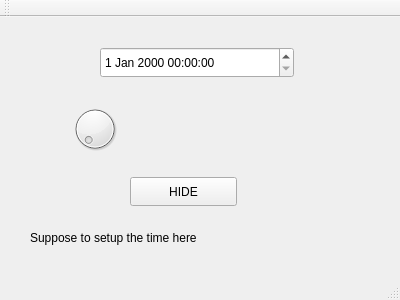
<?xml version="1.0" encoding="UTF-8"?>
<ui version="4.0">
 <class>ClockWindow</class>
 <widget class="QMainWindow" name="ClockWindow">
  <property name="geometry">
   <rect>
    <x>0</x>
    <y>0</y>
    <width>400</width>
    <height>300</height>
   </rect>
  </property>
  <property name="windowTitle">
   <string>ClockWindow</string>
  </property>
  <widget class="QWidget" name="centralWidget">
   <widget class="QPushButton" name="pushButton">
    <property name="geometry">
     <rect>
      <x>130</x>
      <y>160</y>
      <width>107</width>
      <height>29</height>
     </rect>
    </property>
    <property name="text">
     <string>HIDE</string>
    </property>
   </widget>
   <widget class="QDateTimeEdit" name="dateTimeEdit">
    <property name="geometry">
     <rect>
      <x>100</x>
      <y>30</y>
      <width>194</width>
      <height>31</height>
     </rect>
    </property>
   </widget>
   <widget class="QDial" name="dial">
    <property name="geometry">
     <rect>
      <x>70</x>
      <y>80</y>
      <width>50</width>
      <height>64</height>
     </rect>
    </property>
   </widget>
   <widget class="QLabel" name="label">
    <property name="geometry">
     <rect>
      <x>30</x>
      <y>210</y>
      <width>321</width>
      <height>21</height>
     </rect>
    </property>
    <property name="text">
     <string>Suppose to setup the time here</string>
    </property>
   </widget>
  </widget>
  <widget class="QMenuBar" name="menuBar">
   <property name="geometry">
    <rect>
     <x>0</x>
     <y>0</y>
     <width>400</width>
     <height>25</height>
    </rect>
   </property>
  </widget>
  <widget class="QToolBar" name="mainToolBar">
   <attribute name="toolBarArea">
    <enum>TopToolBarArea</enum>
   </attribute>
   <attribute name="toolBarBreak">
    <bool>false</bool>
   </attribute>
  </widget>
  <widget class="QStatusBar" name="statusBar"/>
 </widget>
 <layoutdefault spacing="6" margin="11"/>
 <resources/>
 <connections/>
</ui>
